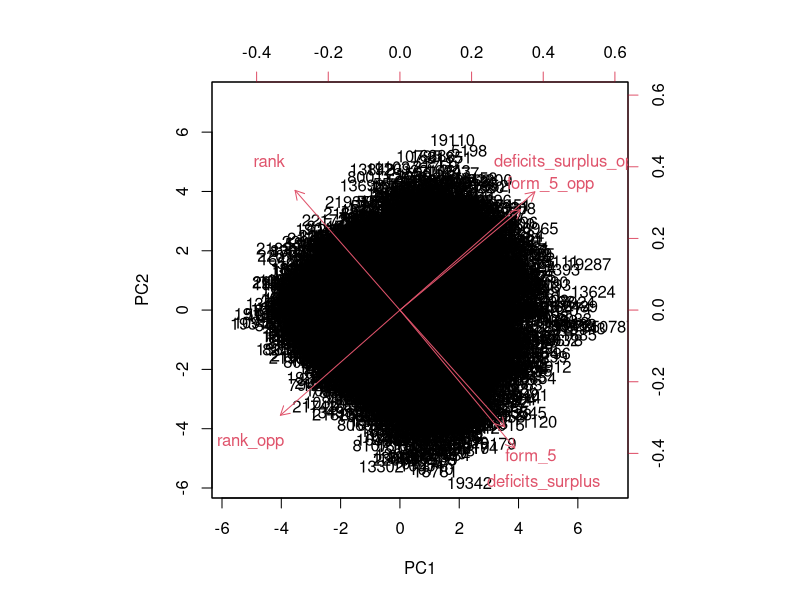
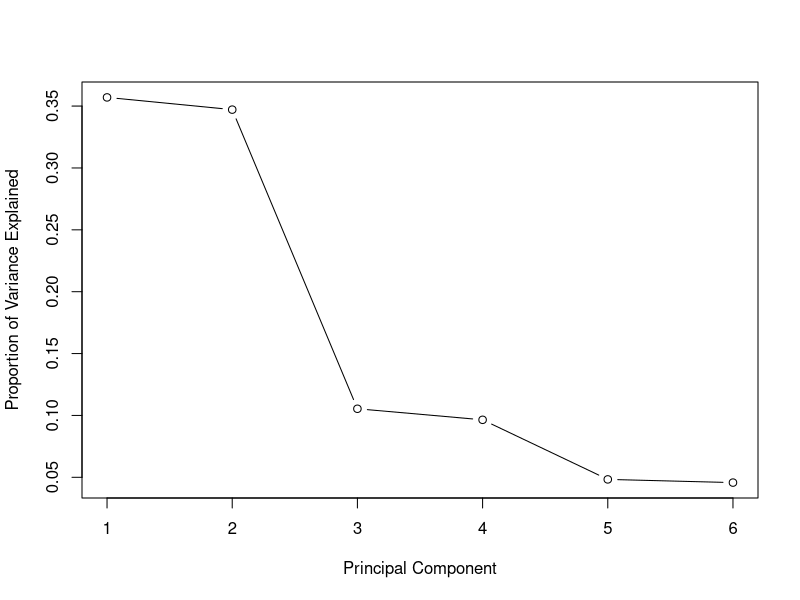
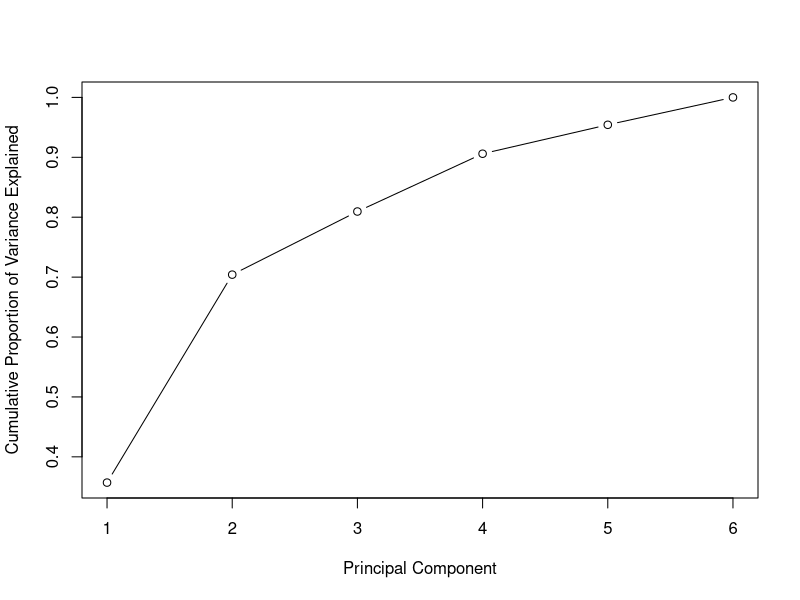

Reproduce these figures in R, in order.

soccer <- read.csv("normalized_data_no_first_five_ext.csv", header = TRUE)  ##Reads the CSV file and specifies that no header is present
#requires to source the base.r file
# No need for identifying variables like w_l_d_home
#soccer$w_l_d <- trim_dbData$w_l_d_home

#check available variables
colnames(soccer)

#check variable class for other than numeric type
str(soccer)

#divide the new data into train and test sets
set.seed(1)  #Keep this seed please

ind <- sample(2, nrow(soccer), replace=TRUE, prob=c(0.7, 0.3))

pca.train <- soccer[ind==1, 1:6]                                  #Extract the training set in accordination to the 1/2's from ind
pca.test <- soccer[ind==2, 1:6]                                      #Extract the training set in accordination to the 1/2's from ind

#principal component analysis
prin_comp <- prcomp(pca.train, scale. = T)
names(prin_comp)

# 1. 
# center and scale refers to respective mean and standard deviation of the variables
# that are used for normalization prior to implementing PCA

#outputs the mean of variables
prin_comp$center

#outputs the standard deviation of variables
prin_comp$scale

# 2. 
# The rotation measure provides the principal component loading. 
# Each column of rotation matrix contains the principal component loading vector. 
# This is the most important measure we should be interested in.

prin_comp$rotation

# 3. 
# In order to compute the principal component score vector, 
# we don’t need to multiply the loading with data. Rather, 
# the matrix x has the principal component score vectors in a 15544 × 6 dimension.

dim(prin_comp$x)

#Let’s plot the resultant principal components.

biplot(prin_comp, scale = 0)


# 4. 
# The prcomp() function also provides the facility to compute standard deviation
# of each principal component. sdev refers to the standard deviation of principal components.

#compute standard deviation of each principal component
std_dev <- prin_comp$sdev
prin_comp$sd2 <- prin_comp$sdev
prin_comp$sd2

#compute variance
pr_var <- std_dev^2

#check variance of first 10 components
pr_var[1:6]

#To compute the proportion of variance explained by each component, 
#we simply divide the variance by sum of total variance. This results in:
  
# proportion of variance explained
prop_varex <- pr_var/sum(pr_var)
prop_varex[1:6]

# This shows that first principal component explains 35,7% variance. 
# Second component explains 34,7% variance
# Thrid component explains 10,5% variance

#scree plot
plot(prop_varex, xlab = "Principal Component",
      ylab = "Proportion of Variance Explained",
      type = "b")

# Let’s do a confirmation check, by plotting a cumulative variance plot. 
# This will give us a clear picture of number of components.

#cumulative scree plot
plot(cumsum(prop_varex), xlab = "Principal Component",
       ylab = "Cumulative Proportion of Variance Explained",
       type = "b")
